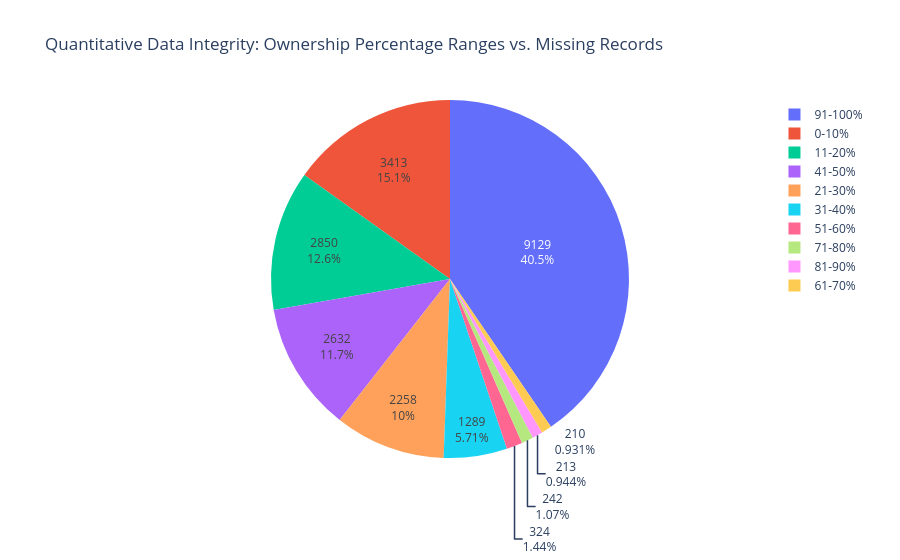

This figure's notebook cell:
### Code cell
own_fig = px.pie(
    ownership_percentages,
    values='Row_Count',
    names='Range',
    color='Range',
    title='Quantitative Data Integrity: Ownership Percentage Ranges vs. Missing Records'
)

own_fig.update_traces(textinfo='value+percent')
own_fig.show()

### Figure 1 — Plotly figure (JSON) as saved in the notebook; plotly's stock layout.template omitted (floating-point values rounded to 4 significant figures)
{"data": [{"customdata": [["91-100%"], ["0-10%"], ["11-20%"], ["41-50%"], ["21-30%"], ["31-40%"], ["51-60%"], ["71-80%"], ["81-90%"], ["61-70%"]], "domain": {"x": [0, 1], "y": [0, 1]}, "hovertemplate": "Range=%{customdata[0]}<br>Row_Count=%{value}<extra></extra>", "labels": ["91-100%", "0-10%", "11-20%", "41-50%", "21-30%", "31-40%", "51-60%", "71-80%", "81-90%", "61-70%"], "legendgroup": "", "marker": {"colors": ["#636efa", "#EF553B", "#00cc96", "#ab63fa", "#FFA15A", "#19d3f3", "#FF6692", "#B6E880", "#FF97FF", "#FECB52"]}, "name": "", "showlegend": true, "textinfo": "value+percent", "type": "pie", "values": [9129, 3413, 2850, 2632, 2258, 1289, 324, 242, 213, 210]}], "layout": {"legend": {"tracegroupgap": 0}, "title": {"text": "Quantitative Data Integrity: Ownership Percentage Ranges vs. Missing Records"}}}
